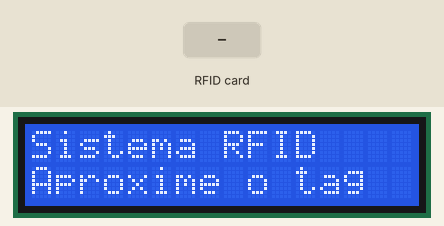
The sketch below on a simulated Arduino Uno, built with avr-gcc and run on an emulated ATmega328P. Shown: 16×2 character LCD. The inputs (shaded band) are chosen by the test bench. What the sketch prints to the serial monitor is not drawn.

Above: at 1.3 s.
1.4 s: RFID card 5E 7A 19 C4 held to the reader
At 2.0 s:
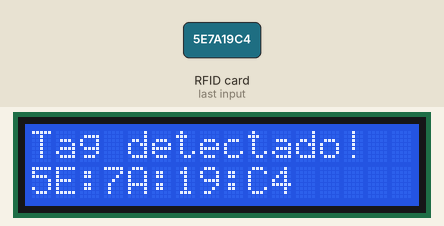
Timing chart, 0 to 4.4 s (numbered marks = the images above; inputs shaded):
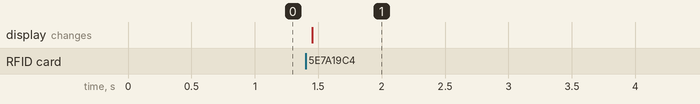

Measured:
- after the input at 1.4 s, the display: changes after 0.05 s (image 1)

The sketch:

firmware_v1.ino
```cpp
#include <SPI.h>
#include <MFRC522.h>
#include <Wire.h>
#include <LiquidCrystal_I2C.h>

// Definição dos pinos para o RFID RC522
#define RST_PIN         9
#define SS_PIN          10

// Inicialização dos objetos
MFRC522 mfrc522(SS_PIN, RST_PIN);
LiquidCrystal_I2C lcd(0x27, 16, 2); // Endereço I2C 0x27, 16 colunas, 2 linhas

void setup() {
  Serial.begin(9600);

  // Inicializa o barramento SPI
  SPI.begin();

  // Inicializa o módulo RFID
  mfrc522.PCD_Init();

  // Inicializa o LCD
  lcd.init();
  lcd.backlight();
  lcd.clear();

  // Mensagem inicial no LCD
  lcd.setCursor(0, 0);
  lcd.print("Sistema RFID");
  lcd.setCursor(0, 1);
  lcd.print("Aproxime o tag");

  Serial.println("Sistema RFID iniciado");
  Serial.println("Aproxime um cartão ou tag...");
}

void loop() {
  // Verifica se há um novo cartão presente
  if (!mfrc522.PICC_IsNewCardPresent()) {
    return;
  }

  // Verifica se consegue ler o cartão
  if (!mfrc522.PICC_ReadCardSerial()) {
    return;
  }

  // Limpa o LCD
  lcd.clear();
  lcd.setCursor(0, 0);
  lcd.print("Tag detectado!");

  // Mostra o UID no LCD e Serial
  String uidString = "";
  for (byte i = 0; i < mfrc522.uid.size; i++) {
    uidString += String(mfrc522.uid.uidByte[i] < 0x10 ? "0" : "");
    uidString += String(mfrc522.uid.uidByte[i], HEX);
    if (i < mfrc522.uid.size - 1) uidString += ":";
  }
  uidString.toUpperCase();

  // Exibe o UID no LCD (linha 2)
  lcd.setCursor(0, 1);
  if (uidString.length() <= 16) {
    lcd.print(uidString);
  } else {
    // Se o UID for muito longo, mostra os primeiros 16 caracteres
    lcd.print(uidString.substring(0, 16));
  }

  // Mostra informações no Serial Monitor
  Serial.println("=== TAG DETECTADO ===");
  Serial.print("UID: ");
  Serial.println(uidString);
  Serial.print("Tipo: ");

  MFRC522::PICC_Type piccType = mfrc522.PICC_GetType(mfrc522.uid.sak);
  String tipoCartao = mfrc522.PICC_GetTypeName(piccType);
  Serial.println(tipoCartao);

  // Tenta ler dados dos blocos (para tags MIFARE Classic)
  if (piccType == MFRC522::PICC_TYPE_MIFARE_MINI ||
      piccType == MFRC522::PICC_TYPE_MIFARE_1K ||
      piccType == MFRC522::PICC_TYPE_MIFARE_4K) {

    lerDadosCartao();
  }

  // Para a comunicação com o cartão
  mfrc522.PICC_HaltA();
  mfrc522.PCD_StopCrypto1();

  delay(2000); // Aguarda 2 segundos antes de procurar outro cartão

  // Retorna à mensagem inicial
  lcd.clear();
  lcd.setCursor(0, 0);
  lcd.print("Sistema RFID");
  lcd.setCursor(0, 1);
  lcd.print("Aproxime o tag");
}

void lerDadosCartao() {
  MFRC522::MIFARE_Key key;

  // Prepara a chave - usando a chave padrão FFFFFFFFFFFFh
  for (byte i = 0; i < 6; i++) {
    key.keyByte[i] = 0xFF;
  }

  Serial.println("\n=== DADOS DO CARTÃO ===");

  // Lê alguns blocos de dados
  for (byte setor = 0; setor < 16; setor++) {
    for (byte bloco = 0; bloco < 4; bloco++) {
      byte blocoAtual = setor * 4 + bloco;

      // Pula blocos de trailer (múltiplos de 4, exceto 0)
      if (blocoAtual % 4 == 3 && blocoAtual != 0) continue;
      if (blocoAtual > 63) break; // MIFARE 1K tem 64 blocos (0-63)

      // Tenta autenticar
      MFRC522::StatusCode status = mfrc522.PCD_Authenticate(
        MFRC522::PICC_CMD_MF_AUTH_KEY_A, blocoAtual, &key, &(mfrc522.uid)
      );

      if (status == MFRC522::STATUS_OK) {
        // Lê o bloco
        byte buffer[18];
        byte size = sizeof(buffer);

        status = mfrc522.MIFARE_Read(blocoAtual, buffer, &size);

        if (status == MFRC522::STATUS_OK) {
          Serial.print("Bloco ");
          Serial.print(blocoAtual);
          Serial.print(": ");

          // Mostra dados em HEX
          for (byte i = 0; i < 16; i++) {
            if (buffer[i] < 0x10) Serial.print("0");
            Serial.print(buffer[i], HEX);
            Serial.print(" ");
          }

          Serial.print(" | ASCII: ");
          // Mostra dados como texto (caracteres imprimíveis)
          String textoBloco = "";
          for (byte i = 0; i < 16; i++) {
            if (buffer[i] >= 32 && buffer[i] <= 126) {
              textoBloco += (char)buffer[i];
            } else {
              textoBloco += ".";
            }
          }
          Serial.println(textoBloco);

          // Se encontrou texto legível no bloco, mostra no LCD
          if (temTextoLegivel(buffer, 16) && blocoAtual > 0) {
            delay(1000);
            lcd.clear();
            lcd.setCursor(0, 0);
            lcd.print("Bloco ");
            lcd.print(blocoAtual);
            lcd.print(":");
            lcd.setCursor(0, 1);

            String textoLimpo = "";
            for (byte i = 0; i < 16 && textoLimpo.length() < 16; i++) {
              if (buffer[i] >= 32 && buffer[i] <= 126) {
                textoLimpo += (char)buffer[i];
              }
            }
            lcd.print(textoLimpo);
            delay(2000);
          }
        }
      }
    }
  }
}

bool temTextoLegivel(byte* buffer, byte tamanho) {
  int caracteresLegiveis = 0;
  for (byte i = 0; i < tamanho; i++) {
    if (buffer[i] >= 32 && buffer[i] <= 126) {
      caracteresLegiveis++;
    }
  }
  // Considera legível se pelo menos 30% dos caracteres são imprimíveis
  return (caracteresLegiveis > tamanho * 0.3);
}
```
